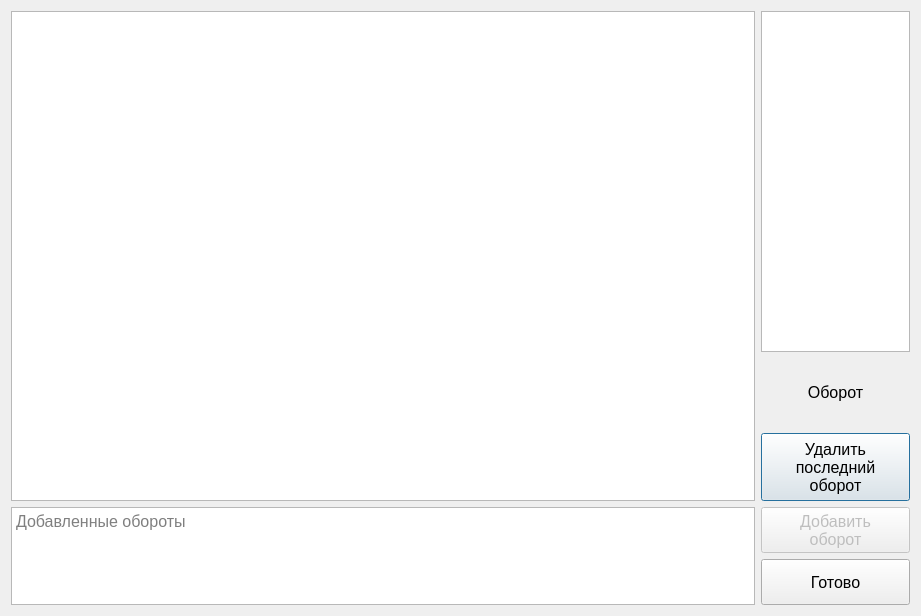
<?xml version="1.0" encoding="UTF-8"?>
<ui version="4.0">
 <class>answer_edit_window</class>
 <widget class="QDialog" name="answer_edit_window">
  <property name="geometry">
   <rect>
    <x>0</x>
    <y>0</y>
    <width>921</width>
    <height>616</height>
   </rect>
  </property>
  <property name="windowTitle">
   <string>Ответ</string>
  </property>
  <property name="windowIcon">
   <iconset>
    <normaloff>../../Иконки/icons8-add-book-80.png</normaloff>../../Иконки/icons8-add-book-80.png</iconset>
  </property>
  <layout class="QGridLayout" name="gridLayout" rowstretch="5,1" columnstretch="5,1">
   <item row="0" column="1">
    <layout class="QVBoxLayout" name="verticalLayout" stretch="5,1,1">
     <item>
      <widget class="QListWidget" name="figures_buttons_list">
       <property name="font">
        <font>
         <pointsize>12</pointsize>
        </font>
       </property>
      </widget>
     </item>
     <item>
      <widget class="QLabel" name="label_chosen_figure_type">
       <property name="sizePolicy">
        <sizepolicy hsizetype="Preferred" vsizetype="Minimum">
         <horstretch>0</horstretch>
         <verstretch>0</verstretch>
        </sizepolicy>
       </property>
       <property name="font">
        <font>
         <pointsize>12</pointsize>
        </font>
       </property>
       <property name="text">
        <string>Оборот</string>
       </property>
       <property name="alignment">
        <set>Qt::AlignCenter</set>
       </property>
      </widget>
     </item>
     <item>
      <widget class="QPushButton" name="button_delete_last_figure">
       <property name="sizePolicy">
        <sizepolicy hsizetype="Minimum" vsizetype="Minimum">
         <horstretch>0</horstretch>
         <verstretch>0</verstretch>
        </sizepolicy>
       </property>
       <property name="font">
        <font>
         <pointsize>12</pointsize>
        </font>
       </property>
       <property name="text">
        <string>Удалить
последний
оборот</string>
       </property>
      </widget>
     </item>
    </layout>
   </item>
   <item row="1" column="0">
    <widget class="QTextBrowser" name="figures_browser">
     <property name="font">
      <font>
       <pointsize>12</pointsize>
      </font>
     </property>
     <property name="placeholderText">
      <string>Добавленные обороты</string>
     </property>
    </widget>
   </item>
   <item row="1" column="1">
    <layout class="QVBoxLayout" name="verticalLayout_2">
     <item>
      <widget class="QPushButton" name="button_add_figure">
       <property name="enabled">
        <bool>false</bool>
       </property>
       <property name="sizePolicy">
        <sizepolicy hsizetype="Minimum" vsizetype="Minimum">
         <horstretch>0</horstretch>
         <verstretch>0</verstretch>
        </sizepolicy>
       </property>
       <property name="font">
        <font>
         <pointsize>12</pointsize>
        </font>
       </property>
       <property name="text">
        <string>Добавить
оборот</string>
       </property>
      </widget>
     </item>
     <item>
      <widget class="QPushButton" name="button_finish_task">
       <property name="sizePolicy">
        <sizepolicy hsizetype="Minimum" vsizetype="Minimum">
         <horstretch>0</horstretch>
         <verstretch>0</verstretch>
        </sizepolicy>
       </property>
       <property name="font">
        <font>
         <pointsize>12</pointsize>
        </font>
       </property>
       <property name="text">
        <string>Готово</string>
       </property>
      </widget>
     </item>
    </layout>
   </item>
   <item row="0" column="0">
    <widget class="QTextEdit" name="task_text">
     <property name="textInteractionFlags">
      <set>Qt::TextSelectableByKeyboard|Qt::TextSelectableByMouse</set>
     </property>
    </widget>
   </item>
  </layout>
 </widget>
 <resources/>
 <connections/>
</ui>
